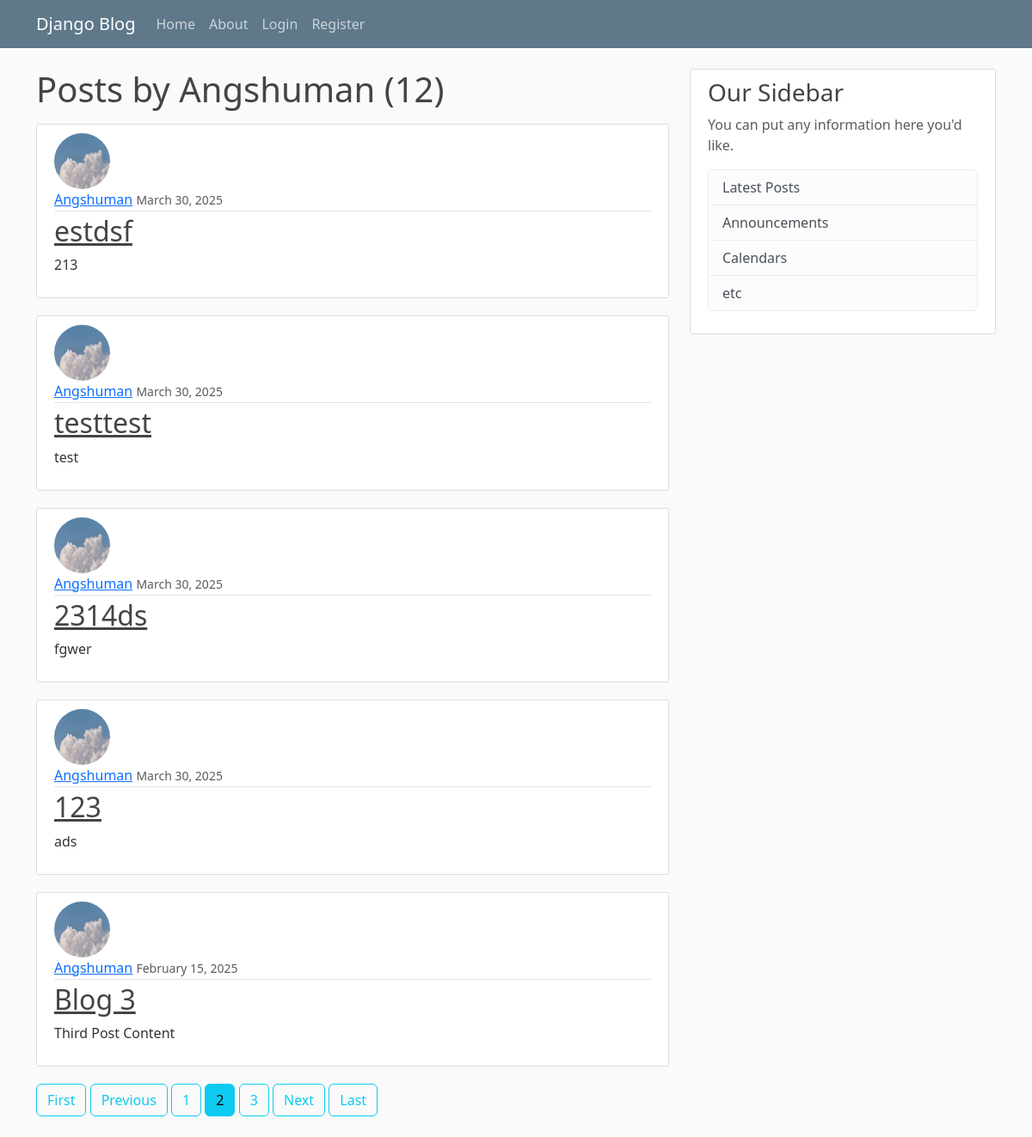
/user/Angshuman?page=2, run on the app's committed database.
### blog/models.py (models this page shows, shortened)
class Post(models.Model):
    title = models.CharField(max_length=100)
    content = models.TextField()        #unrestricted text
    date_posted = models.DateTimeField(default=timezone.now)
    author = models.ForeignKey(User, on_delete=models.CASCADE) #if user is deleted, delete all posts
    updated_at = models.DateTimeField(auto_now=True)

### users/models.py (models this page shows, shortened)
class Profile(models.Model):
    user = models.OneToOneField(User, on_delete=models.CASCADE)
    image = models.ImageField(default='default.jpg', upload_to='profile_image')
    bio = models.TextField(max_length=500, blank=True)
    location = models.CharField(max_length=30, blank=True)
    birth_date = models.DateField(null=True, blank=True)

### blog/views.py (the view)
# urls.py: path('user/<str:username>', UserPostListView.as_view(), name ='user-posts'),
class UserPostListView(ListView):
    model = Post
    template_name = 'blog/user_posts.html' #<app>/<model>_<viewtype>.html
    context_object_name = 'posts'
    paginate_by = 5
    def get_queryset(self):
        user = get_object_or_404(User, username=self.kwargs.get('username'))
        return Post.objects.filter(author=user).order_by('-date_posted') # filter posts by author and order by date_posted in descending order

### blog/templates/blog/user_posts.html (shortened to what this page needs)
{% extends "blog/base.html" %}
{% block content %}
    <h1 class="mb-3">Posts by {{ view.kwargs.username }} ({{ page_obj.paginator.count }}) </h1>
    {% for post in posts %}
        <article class="media content-section">
            <img class="rounded-circle article-img" src="{{ post.author.profile.image.url }}">
            <div class="media-body">
            <div class="article-metadata">
                <a class="mr-2" href="{% url 'user-posts' post.author.username %}">{{ post.author }}</a>
                <small class="text-muted">{{ post.date_posted|date:"F d, Y" }}</small>
            </div>
            <h2><a class="article-title" href="{% url 'post-detail' post.id %}">{{ post.title }}</a></h2>
            <p class="article-content">{{ post.content }}</p>
            </div>
        </article>
    {% endfor %}
    {% if is_paginated %}
        {% if page_obj.has_previous %}
            <a class="btn btn-outline-info mb-4" href="?page=1">First</a>
            <a class="btn btn-outline-info mb-4" href="?page={{ page_obj.previous_page_number }}">Previous</a>
        {% endif %}
        {% for num in page_obj.paginator.page_range %}
            {% if page_obj.number == num %}
                <a class="btn btn-info mb-4" href="?page={{ num }}">{{ num }}</a>
            {% elif num > page_obj.number|add:'-3' and num < page_obj.number|add:'3' %}
                <a class="btn btn-outline-info mb-4" href="?page={{ num }}">{{ num }}</a>
            {% endif %}
        {% endfor %}
        {% if page_obj.has_next %}
            <a class="btn btn-outline-info mb-4"="?page={{ page_obj.next_page_number }}">Next</a>
            <a class="btn btn-outline-info mb-4" href="?page={{ page_obj.paginator.num_pages }}">Last</a>
        {% endif %}
    {% endif %}
{% endblock content %}

### blog/static/blog/main.css (style rules this page uses)
body { background: #fafafa; color: #333333; margin-top: 5rem; }
h1, h2, h3, h4, h5, h6 { color: #444444; }
.content-section { background: #ffffff; padding: 10px 20px; border: 1px solid #dddddd; border-radius: 3px; margin-bottom: 20px; }
.article-title { color: #444444; }
.article-content { white-space: pre-line; }
.article-img { height: 65px; width: 65px; margin-right: 16px; }
.article-metadata { padding-bottom: 1px; margin-bottom: 4px; border-bottom: 1px solid #e3e3e3 }

### data on the page
Post: author.profile.image (picture), author "Angshuman", date_posted "March 30, 2025", title "estdsf", content "213"
Post: author.profile.image (picture), author "Angshuman", date_posted "March 30, 2025", title "testtest", content "test"
Post: author.profile.image (picture), author "Angshuman", date_posted "March 30, 2025", title "2314ds", content "fgwer"
Post: author.profile.image (picture), author "Angshuman", date_posted "March 30, 2025", title "123", content "ads"
Post: author.profile.image (picture), author "Angshuman", date_posted "February 15, 2025", title "Blog 3", content "Third Post Content"

### other printed values
{{ view.kwargs.username }} "Angshuman"
{{ page_obj.paginator.count }} "12"
{{ num }} "1" "3"
{{ num }} "2"
